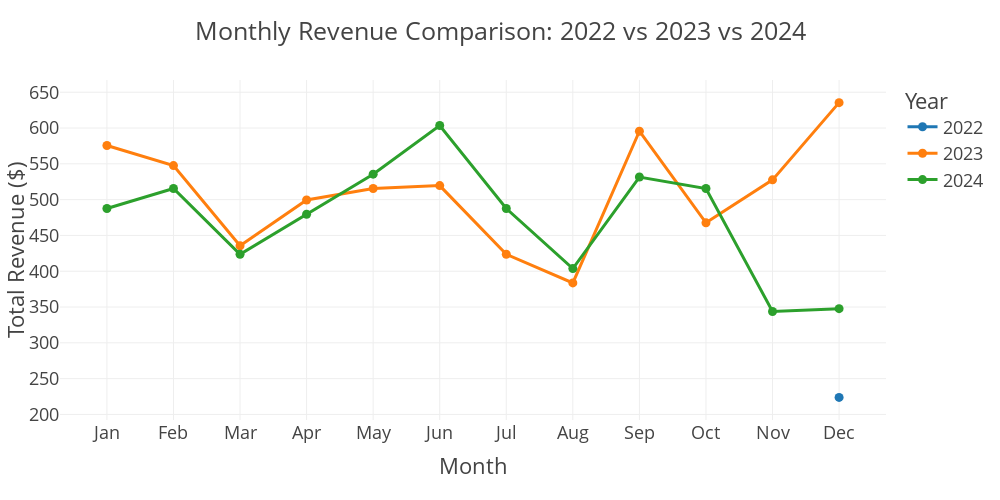

Notebook cell for this chart:
### Code cell
fig = px.line(
    monthly_revenue,
    x='Month',
    y='Total_Revenue',
    color='Year',
    markers=True,
    title='Monthly Revenue Comparison: 2022 vs 2023 vs 2024',
    category_orders={'Month': month_order},  
    template='presentation',
    line_shape='linear'
)

fig.update_layout(
    xaxis_title='Month',
    yaxis_title='Total Revenue ($)',
    legend_title_text='Year',
    height=500,
    width=1000,
    paper_bgcolor='rgba(0,0,0,0)',
    plot_bgcolor='rgba(0,0,0,0)',
    margin=dict(l=60, r=40, t=80, b=80)
)

fig.show()

fig.write_image(os.path.join(result_dir, 'Monthly_Revenue_Comparison_Line_Chart.jpg'))
fig.write_image(os.path.join(result_dir, 'Monthly_Revenue_Comparison_Line_Chart.png'))
fig.write_html(os.path.join(result_dir, 'Monthly_Revenue_Comparison_Line_Chart.html'))

### Figure 1 — Plotly figure (JSON) as saved in the notebook; plotly's stock layout.template omitted (floating-point values rounded to 4 significant figures)
{"data": [{"hovertemplate": "Year=2022<br>Month=%{x}<br>Total_Revenue=%{y}<extra></extra>", "legendgroup": "2022", "line": {"color": "#1F77B4", "dash": "solid", "shape": "linear"}, "marker": {"symbol": "circle"}, "mode": "lines+markers", "name": "2022", "orientation": "v", "showlegend": true, "type": "scatter", "x": ["Dec"], "xaxis": "x", "y": [223.8], "yaxis": "y"}, {"hovertemplate": "Year=2023<br>Month=%{x}<br>Total_Revenue=%{y}<extra></extra>", "legendgroup": "2023", "line": {"color": "#FF7F0E", "dash": "solid", "shape": "linear"}, "marker": {"symbol": "circle"}, "mode": "lines+markers", "name": "2023", "orientation": "v", "showlegend": true, "type": "scatter", "x": ["Jan", "Feb", "Mar", "Apr", "May", "Jun", "Jul", "Aug", "Sep", "Oct", "Nov", "Dec"], "xaxis": "x", "y": [575.6, 547.5, 435.6, 499.5, 515.5, 519.6, 423.6, 383.7, 595.5, 467.6, 527.6, 635.5], "yaxis": "y"}, {"hovertemplate": "Year=2024<br>Month=%{x}<br>Total_Revenue=%{y}<extra></extra>", "legendgroup": "2024", "line": {"color": "#2CA02C", "dash": "solid", "shape": "linear"}, "marker": {"symbol": "circle"}, "mode": "lines+markers", "name": "2024", "orientation": "v", "showlegend": true, "type": "scatter", "x": ["Jan", "Feb", "Mar", "Apr", "May", "Jun", "Jul", "Aug", "Sep", "Oct", "Nov", "Dec"], "xaxis": "x", "y": [487.6, 515.6, 423.7, 479.6, 535.6, 603.5, 487.6, 403.7, 531.5, 515.5, 343.7, 347.7], "yaxis": "y"}], "layout": {"height": 500, "legend": {"title": {"text": "Year"}, "tracegroupgap": 0}, "margin": {"b": 80, "l": 60, "r": 40, "t": 80}, "paper_bgcolor": "rgba(0, 0, 0, 0)", "plot_bgcolor": "rgba(0, 0, 0, 0)", "title": {"text": "Monthly Revenue Comparison: 2022 vs 2023 vs 2024"}, "width": 1000, "xaxis": {"anchor": "y", "autorange": true, "categoryarray": ["Jan", "Feb", "Mar", "Apr", "May", "Jun", "Jul", "Aug", "Sep", "Oct", "Nov", "Dec"], "categoryorder": "array", "domain": [0, 1], "range": [-0.7056, 11.71], "title": {"text": "Month"}, "type": "category"}, "yaxis": {"anchor": "x", "autorange": true, "domain": [0, 1], "range": [192.2, 667.1], "title": {"text": "Total Revenue ($)"}, "type": "linear"}}}
